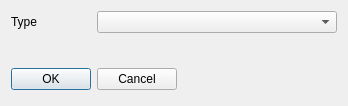
<?xml version="1.0" encoding="UTF-8"?>
<ui version="4.0">
 <class>eCatalogue</class>
 <widget class="QDialog" name="eCatalogue">
  <property name="geometry">
   <rect>
    <x>0</x>
    <y>0</y>
    <width>348</width>
    <height>106</height>
   </rect>
  </property>
  <property name="windowTitle">
   <string>Catalogue</string>
  </property>
  <layout class="QGridLayout">
   <item row="3" column="0" colspan="4">
    <layout class="QHBoxLayout"/>
   </item>
   <item row="1" column="1" colspan="3">
    <widget class="QComboBox" name="eType"/>
   </item>
   <item row="1" column="0">
    <widget class="QLabel" name="textLabel2">
     <property name="maximumSize">
      <size>
       <width>100</width>
       <height>32767</height>
      </size>
     </property>
     <property name="text">
      <string>Type</string>
     </property>
     <property name="wordWrap">
      <bool>false</bool>
     </property>
    </widget>
   </item>
   <item row="4" column="0">
    <spacer name="spacer4">
     <property name="orientation">
      <enum>Qt::Vertical</enum>
     </property>
     <property name="sizeType">
      <enum>QSizePolicy::Expanding</enum>
     </property>
     <property name="sizeHint" stdset="0">
      <size>
       <width>31</width>
       <height>16</height>
      </size>
     </property>
    </spacer>
   </item>
   <item row="5" column="0" colspan="2">
    <layout class="QHBoxLayout">
     <item>
      <widget class="QPushButton" name="bOK">
       <property name="text">
        <string>OK</string>
       </property>
       <property name="default">
        <bool>true</bool>
       </property>
      </widget>
     </item>
     <item>
      <widget class="QPushButton" name="bCancel">
       <property name="text">
        <string>Cancel</string>
       </property>
      </widget>
     </item>
    </layout>
   </item>
   <item row="5" column="2" colspan="2">
    <spacer name="spacer2">
     <property name="orientation">
      <enum>Qt::Horizontal</enum>
     </property>
     <property name="sizeType">
      <enum>QSizePolicy::Expanding</enum>
     </property>
     <property name="sizeHint" stdset="0">
      <size>
       <width>91</width>
       <height>31</height>
      </size>
     </property>
    </spacer>
   </item>
  </layout>
 </widget>
 <layoutdefault spacing="6" margin="11"/>
 <pixmapfunction>qPixmapFromMimeSource</pixmapfunction>
 <includes>
  <include location="local">ananas.h</include>
  <include location="local">wcatalogue.h</include>
 </includes>
 <resources/>
 <connections>
  <connection>
   <sender>bOK</sender>
   <signal>clicked()</signal>
   <receiver>eCatalogue</receiver>
   <slot>accept()</slot>
   <hints>
    <hint type="sourcelabel">
     <x>20</x>
     <y>20</y>
    </hint>
    <hint type="destinationlabel">
     <x>20</x>
     <y>20</y>
    </hint>
   </hints>
  </connection>
  <connection>
   <sender>bCancel</sender>
   <signal>clicked()</signal>
   <receiver>eCatalogue</receiver>
   <slot>reject()</slot>
   <hints>
    <hint type="sourcelabel">
     <x>20</x>
     <y>20</y>
    </hint>
    <hint type="destinationlabel">
     <x>20</x>
     <y>20</y>
    </hint>
   </hints>
  </connection>
 </connections>
</ui>
